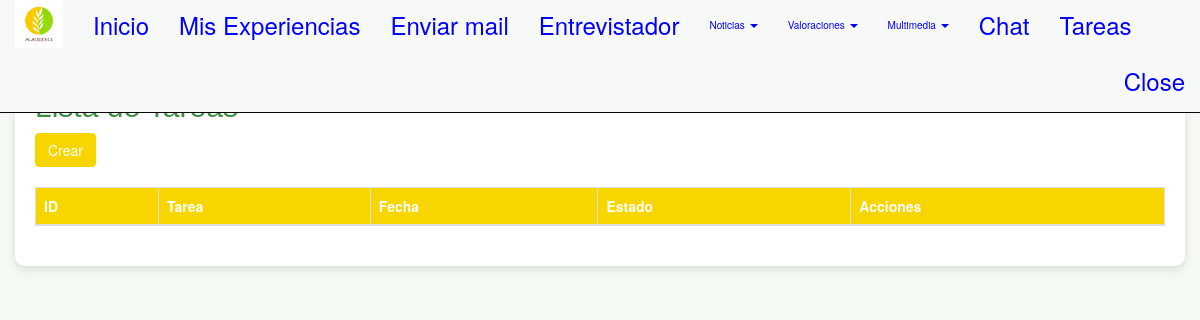
The page /tareas/ (signed in) on the database as committed earlier.
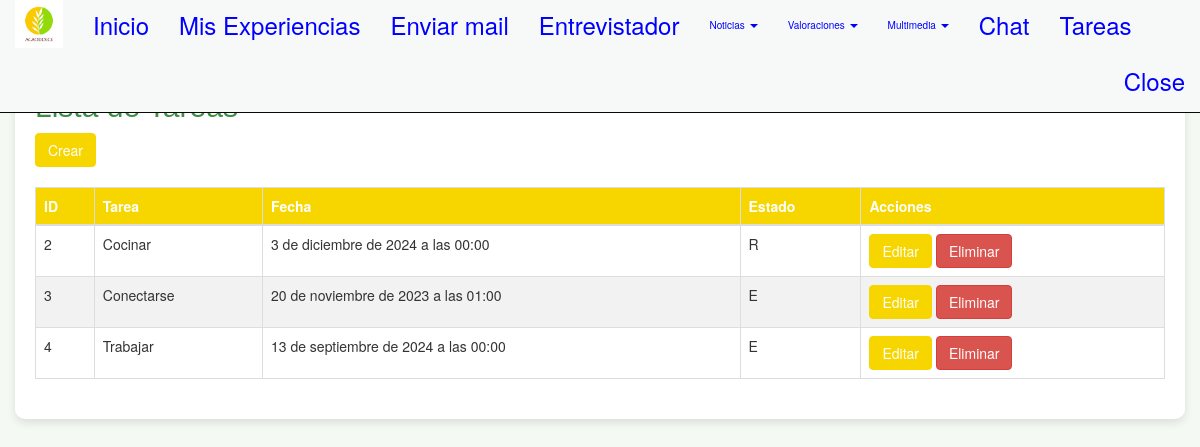
The same page on the database as committed later.
### appportfolio/models.py (models this page shows, shortened)
class Tarea(models.Model):
    tarea = models.CharField(max_length=255)
    fecha = models.DateTimeField()
    estado = models.ForeignKey(Estado, on_delete=models.SET_NULL, null=True, blank=True)
    class Meta:
        verbose_name = "Tarea"
        verbose_name_plural = "Tareas"
        ordering = ['id']

class Estado(models.Model):
    ESTADO_CHOICES = [
        ('P', 'Pendiente'),
        ('R', 'Realizado'),
        ('E', 'Empezando'),
    ]
    estado = models.CharField(max_length=1, choices=ESTADO_CHOICES, default='P')
    class Meta:
        verbose_name = "Estado"
        verbose_name_plural = "Estados"
        ordering = ['id']

### appportfolio/views.py (the view)
# urls.py: path('tareas/', views.listar_tareas, name='tareas_view'),
@login_required
def listar_tareas(request):
    tareas = Tarea.objects.all()  # Obtén todas las tareas de la base de datos
    return render(request, 'listar_tareas.html', {'tareas': tareas})

### templates/listar_tareas.html (shortened to what this page needs)
{% extends "base.html" %}
{% load static %}
{% block head %}
<link rel="stylesheet" href="https://maxcdn.bootstrapcdn.com/bootstrap/3.3.5/css/bootstrap.min.css">
<link rel="stylesheet" href="{% static 'css/tareas.css' %}">
{% endblock %}
{% block content %}
<h2>Lista de Tareas</h2>
<tr>
      <td>
          <a href="{% url 'crear_tarea' %}" class="btn btn-primary">Crear</a>
      </td>
    </tr>
<table class="table table-bordered">
  <thead>
    <tr>
      <th>ID</th>
      <th>Tarea</th>
      <th>Fecha</th>
      <th>Estado</th>
      <th>Acciones</th>
    </tr>
  </thead>
  <tbody>
    {% for tarea in tareas %}
      <tr>
        <td>{{ tarea.id }}</td>
        <td>{{ tarea.tarea }}</td>
        <td>{{ tarea.fecha }}</td>
        <td>{{ tarea.estado.estado }}</td>
        <td>
          <a href="{% url 'editar_tarea' tarea.id %}" class="btn btn-primary">Editar</a>
          <a href="{% url 'eliminar_tarea' tarea.id %}" class="btn btn-danger" onclick="return confirm('¿Estás seguro de que deseas eliminar esta tarea?')">Eliminar</a>
        </td>
      </tr>
    {% endfor %}
  </tbody>
</table>
{% endblock %}

### templates/base.html (shortened to what this page needs)
{% load static %}
<!DOCTYPE html>
<html lang="es">
    <head>
   {% block head %}
  {% endblock %}
  </head>
    <body>
        {% include "navbar.html" %}
        <div class="container">
            {% block content %}
            {% endblock %}
        </div>
    </body>
</html>

### templates/navbar.html (shortened to what this page needs)
{% load static %}
<html lang="en">
<head>
    <link rel="stylesheet" href="{% static 'css/navbar.css' %}">
</head>
<body>
    <nav class="navbar navbar-inverse navbar-fixed-top navbar-light" style="background-color: #F7F9F9 !important;">
        <div class="container-fluid">
            <div class="navbar-header">
                {% if request.user.is_authenticated %}
                <a class="navbar-brand" href="/" style="padding-top:0px;">
                    <img src="{% static 'images/logotipo.png' %}" height='48' width='48'>
                </a>
                {% endif %}
            </div>
            <div id="navbar" class="collapse navbar-collapse">
                <ul class="nav navbar-nav">
                    {% if request.user.is_authenticated %}
                    <li><a href="{% url 'home' %}"><font size="5" color="#0000FF">Inicio</font></a></li>
                    <li><a href="{% url 'experiencia' %}"><font size="5" color="#0000FF">Mis Experiencias</font></a></li>
                    <li><a href="{% url 'contacto' %}"><font size="5" color="#0000FF">Enviar mail</font></a></li>
                    <li><a href="{% url 'listar_entrevistadores' %}"><font size="5" color="#0000FF">Entrevistador</font></a></li>
                    <li class="dropdown">
                        <a href="#" class="dropdown-toggle" data-toggle="dropdown" role="button" aria-haspopup="true" aria-expanded="false">
                            Noticias <span class="caret"></span>
                        </a>
                    </li>
                    <li class="dropdown">
                        <a href="#" class="dropdown-toggle" data-toggle="dropdown" role="button" aria-haspopup="true" aria-expanded="false">
                            Valoraciones <span class="caret"></span>
                        </a>
                    </li>
                    <li class="dropdown">
                        <a href="#" class="dropdown-toggle" data-toggle="dropdown" role="button" aria-haspopup="true" aria-expanded="false">
                            Multimedia <span class="caret"></span>
                        </a>
                    </li>
                    <li><a href="{% url 'seleccionar_entrevistadores' %}"><font size="5" color="#0000FF">Chat</font></a></li>
                    <li><a href="{% url 'tareas_view' %}"><font size="5" color="#0000FF">Tareas</font></a></li>
                    {% endif %}
                </ul>
                <ul class="nav navbar-nav navbar-right">
                    {% if request.user.is_authenticated %}
                    <li><a href="{% url 'cerrar' %}"><font size="5" color="#0000FF">Close</font></a></li>
                    {% endif %}
                </ul>
            </div>
        </div>
    </nav>
    <br>
</body>
</html>

### static/css/tareas.css (style rules this page uses)
body { background-color: #f4f9f4; }
h1, h2, h3 { color: #3e8e41; font-family: 'Arial', sans-serif; }
.container { background-color: #ffffff; border-radius: 10px; padding: 20px; box-shadow: 0 4px 8px rgba(0, 0, 0, 0.1); margin-top: 30px; }
.btn-primary { background-color: #f7d600; border-color: #f7d600; color: #ffffff; }
table { width: 100%; margin-top: 20px; border-collapse: collapse; }
table th, table td { padding: 12px; text-align: left; border: 1px solid #e0e0e0; }
table th { background-color: #f7d600; color: #ffffff; }
table td { background-color: #ffffff; }
table tr:nth-child(even) td { background-color: #f2f2f2; }
a { color: #8cc63f; text-decoration: none; }

### static/css/navbar.css (style rules this page uses)
.navbar-inverse .navbar-nav > li > a { color: #0000FF !important; font-size: 10px !important; text-decoration: none !important; }
.navbar-inverse .navbar-collapse { background-color: #F7F9F9 !important; font-size: 10px !important; }
.navbar-brand { font-size: 10px !important; color: #000000 !important; }

Rows that differ between the two databases and show on the page:
added Tarea: id "2", tarea "Cocinar", fecha "3 de diciembre de 2024 a las 00:00", estado.estado "R"
added Tarea: id "3", tarea "Conectarse", fecha "20 de noviembre de 2023 a las 01:00", estado.estado "E"
added Tarea: id "4", tarea "Trabajar", fecha "13 de septiembre de 2024 a las 00:00", estado.estado "E"
